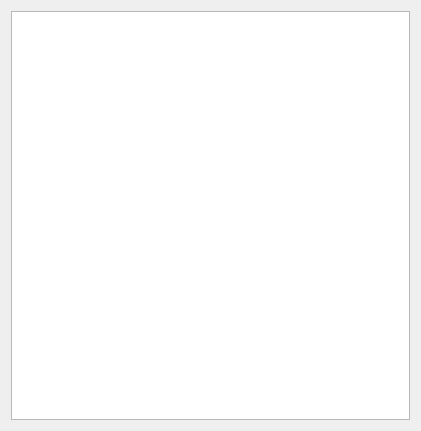
<?xml version="1.0" encoding="UTF-8"?>
<ui version="4.0">
 <class>NotepadDialog</class>
 <widget class="QDialog" name="NotepadDialog">
  <property name="windowModality">
   <enum>Qt::NonModal</enum>
  </property>
  <property name="geometry">
   <rect>
    <x>0</x>
    <y>0</y>
    <width>421</width>
    <height>431</height>
   </rect>
  </property>
  <property name="windowTitle">
   <string>Bloc-notes</string>
  </property>
  <layout class="QVBoxLayout" name="verticalLayout">
   <item>
    <widget class="QTextEdit" name="textEdit"/>
   </item>
  </layout>
 </widget>
 <resources/>
 <connections/>
</ui>
